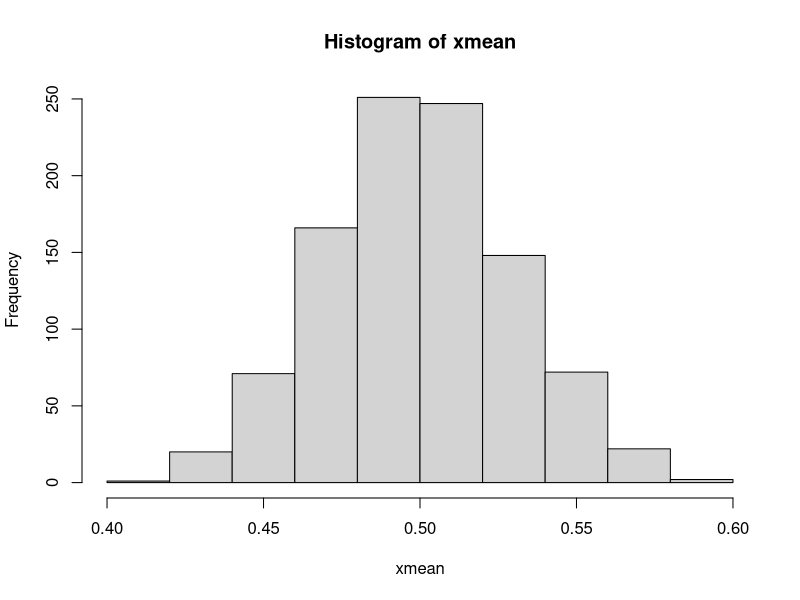
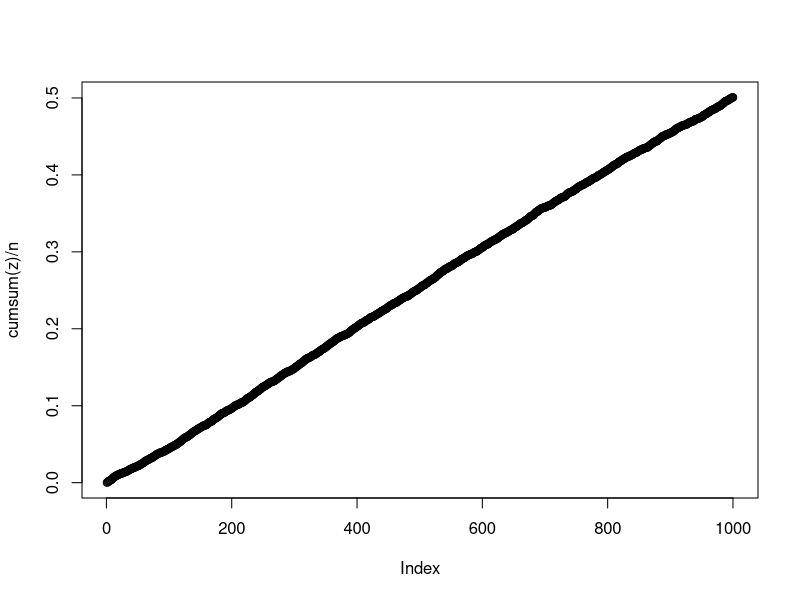
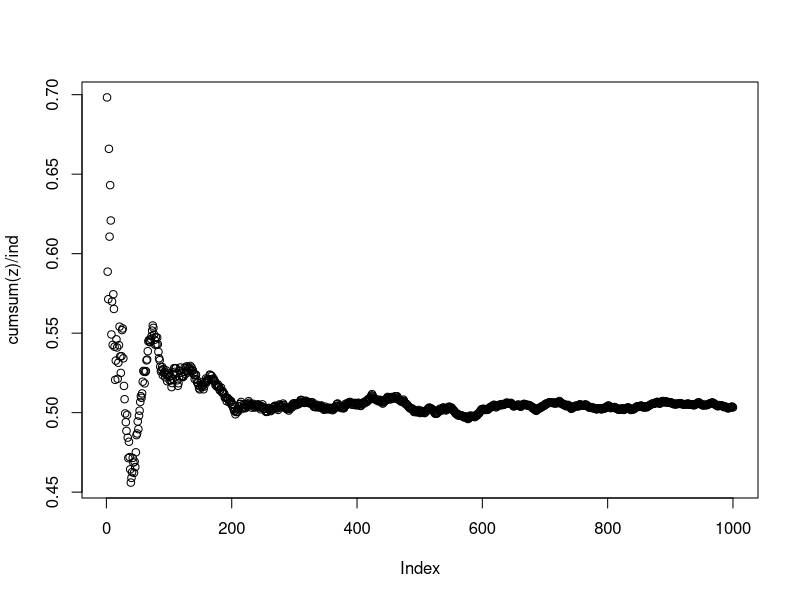
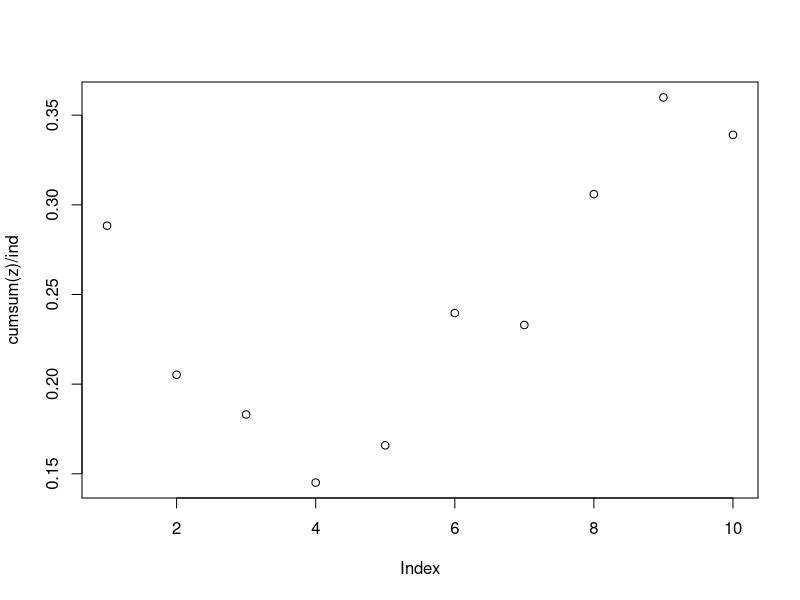

Reproduce these figures in R, in order.
# my code
n <- 0:10
Rmat <- rbind(0.5^n, 0.5^(n-1), 0.5^(n-2) )
Rmat

# Teacher's code
n <- 10
M1 <- matrix(rep(0:(n-1), each=n), n, n) # replicate from zero to 9
M2 <- matrix(rep(0:(n-1),n), n, n)
0.5^abs(M1 - M2)


#the apply function 
x <- matrix(1:6, nrow=2, ncol=3)
apply(x, 1, mean) # apply on the row part and computing the mean for each row
apply(x, 2, mean) # apply on each column, ie calculating the mean on each column

# question for "apply" function
sample <- runif(n=100, 0, 1)
mean(sample)

# teacher's code
n <- 100
s <- 1000
mean(runif(n))
x <- matrix(runif(n*s), nrow=n, ncol=s)
xmean <- apply(x, 2, mean)
hist(xmean)


# Build function

x <- c(2, -3, 0, 8)
y <- c(1, 5, 2, 0)
sum_x <- sum(x)
csum_x <- cumsum(x)
xmax <- max(x)
pmax(x, y) # compare between x and y and take the max, pairwise max

# practice question
n <- 1000
z <- runif(n)
plot(cumsum(z)/n)

#teacher's code
n <- 1000
z <- runif(n)
ind <- 1:n
cbind(cumsum(z), 1:n)
plot(cumsum(z)/ind)


n <- 10
z <- runif(n)
ind <- 1:n
cbind(cumsum(z), 1:n)
plot(cumsum(z)/ind)


# write your own function
final <- function(x){
  homework <- x[1]
  exam <- x[2]
  project <- x[3]
  final <- homework*0.2 + exam*0.5 + project*0.3
  return(final)
}

final(c(50,30,10))
scores <- matrix(runif(100*3, 50, 100), 100, 3)
scores
apply(scores, 1, final)

# 26 Aout 2026

final <- function(x){
  #############################
  # information about the output
  # input:
  # output:
  homework <- x[1]
  exam <- x[2]
  project <- x[3]
  final <- homework*0.2 + exam*0.5 + project*0.3
  return(final)
}
# my code
mean_absolute_deviation <- function(x, n){
  # input: x is a vector
  # n is the size of the vector
  # output:
  mean_x <- mean(x)
  results <- 1/n*sum(abs(x - mean_x))
  return(results)
}


# teacher's code
x <- runif(5)
#
mean(abs(x -mean(x)))
# work
mad <- function(x){
  mean(abs(x -mean(x)))
}

# work
mad1 <- function(x){
 mad <- mean(abs(x -mean(x)))
 return(mad)
}

# doesn't return anything
mad2 <- function(x){
  mad <- mean(abs(x -mean(x)))
}
mad(x)


## the for and the while loop
# compute the first 10 elements in the fibonacci sequence
Fib <- c(1,1) # inital value of the fibonacci
for(i in 3:10){
  Fib[i] <- Fib[i-1] + Fib[i-2]
}
Fib


# Generate the Fibonacci sequence up to the largest term greater than 50
Fib <- c(1,1)
i <- 2
while(Fib[i]<50){
  Fib[i+1] <- Fib[i] + Fib[i-1]
  i <- i + 1
}
Fib
 
# Find the prime numbers
# some preparation
a <- 1
b <- 1.1
d <- "Qiong"
g <- TRUE # AUTOMATICALLY CONVERT TO 1 SO U CAN MULTIPLY BY A NUMBER
a <- 1:4
g <- c(TRUE, FALSE, FALSE, TRUE)
mean(g)
a[g] # ?? RETURN THE TRUE POSITION
which(g)
if(2>1){
  
  print("correct")
  
} 

# find the prime numbers for up to 100
N <- 100
prime <- c(FALSE, rep(TRUE, N-1))
prime
for(n in 2:sqrt(N)){
  if(prime[n]){
    for(s in 2:(N/n)){
      prime[s*n] <- FALSE
    }
  }
  
}
prime
which(prime)
# write a function called FindPrime
# input: N positive integer
# output: all the prime Numbers less than or equal to N

FindPrime <- function(N){
  prime <- c(FALSE, rep(TRUE, N-1))
  for(n in 2:sqrt(N)){
    if(prime[n]){
      for(s in 2:(N/n)){
        prime[s*n] <- FALSE
      }
    }
    
  }
  return(prime)
}
res <- FindPrime(20)
which(res)
